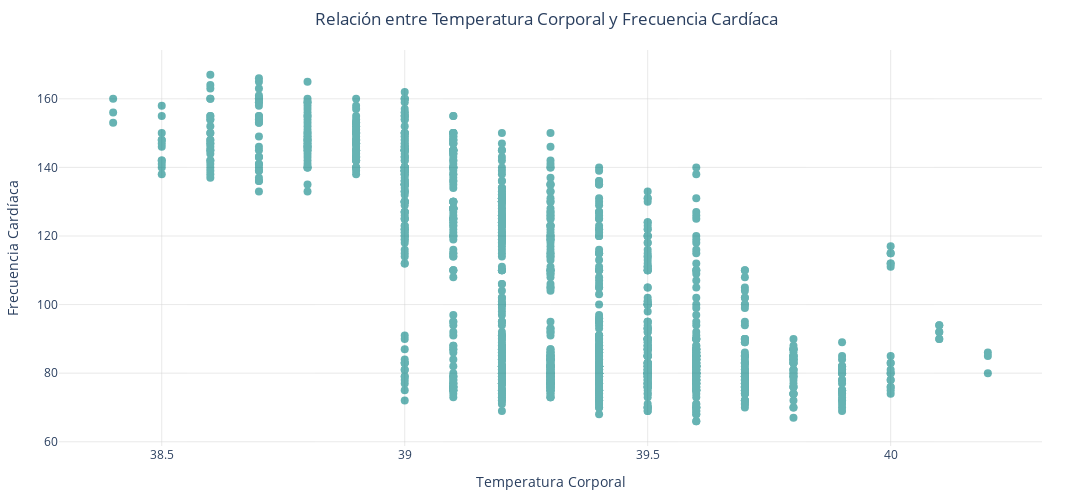

This figure's notebook cell:
### Code cell
fig2 = go.Figure([
    go.Scatter(
        x=df['Body_Temperature'],
        y=df['Heart_Rate'],
        mode='markers',
        marker=dict(color='teal', size=8),
        opacity=0.6
    )
])
fig2.update_layout(
    title="Relación entre Temperatura Corporal y Frecuencia Cardíaca",
    xaxis_title="Temperatura Corporal",
    yaxis_title="Frecuencia Cardíaca"
)
fig2 = scatter_style(fig2)
fig2.show()

### Figure 1 — Plotly figure (JSON) as saved in the notebook; plotly's stock layout.template omitted (floating-point values rounded to 4 significant figures; data arrays with more than 128 entries replaced by an {"elided": "..."} marker saying what was removed)
{"data": [{"marker": {"color": "teal", "size": 8}, "mode": "markers", "opacity": 0.6, "type": "scatter", "x": {"elided": "1293 float values"}, "y": {"elided": "1293 int values"}}], "layout": {"height": 500, "margin": {"b": 50, "l": 50, "r": 50, "t": 50}, "paper_bgcolor": "rgba(0,0,0,0)", "plot_bgcolor": "rgba(0,0,0,0)", "title": {"text": "Relación entre Temperatura Corporal y Frecuencia Cardíaca", "x": 0.5}, "width": 1400, "xaxis": {"gridcolor": "lightgrey", "gridwidth": 0.5, "showgrid": true, "title": {"text": "Temperatura Corporal"}}, "yaxis": {"gridcolor": "lightgrey", "gridwidth": 0.5, "showgrid": true, "title": {"text": "Frecuencia Cardíaca"}}}}
